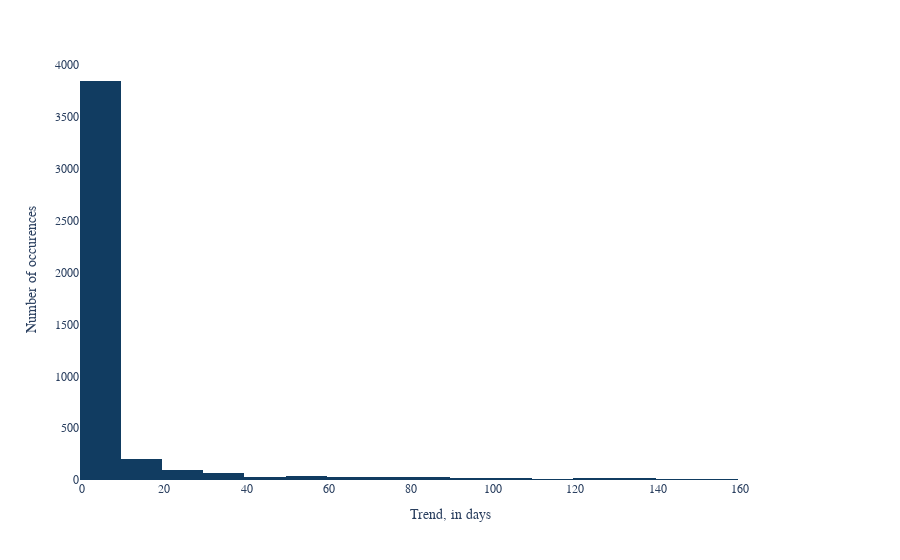

Here is the notebook cell this chart was saved with:
### Code cell
fig = px.histogram(df.trend, x = "trend", nbins = 25 , color_discrete_sequence = [ '#113c61'])
fig.update_layout(
    yaxis_title="Number of occurences",
    xaxis_title="Trend, in days",
    font=dict(
        family="Times New Roman"
    )
)
fig.update_layout(paper_bgcolor= 'rgb(255,255,255)', plot_bgcolor = 'rgb(255,255,255)')
fig.show()

### Figure 1 — Plotly figure (JSON) as saved in the notebook; plotly's stock layout.template omitted (floating-point values rounded to 4 significant figures; data arrays with more than 128 entries replaced by an {"elided": "..."} marker saying what was removed)
{"data": [{"alignmentgroup": "True", "bingroup": "x", "hovertemplate": "trend=%{x}<br>count=%{y}<extra></extra>", "legendgroup": "", "marker": {"color": "#113c61", "pattern": {"shape": ""}}, "name": "", "nbinsx": 25, "offsetgroup": "", "orientation": "v", "showlegend": false, "type": "histogram", "x": {"elided": "4477 int values"}, "xaxis": "x", "yaxis": "y"}], "layout": {"barmode": "relative", "font": {"family": "Times New Roman"}, "legend": {"tracegroupgap": 0}, "margin": {"t": 60}, "paper_bgcolor": "rgb(255,255,255)", "plot_bgcolor": "rgb(255,255,255)", "xaxis": {"anchor": "y", "domain": [0, 1], "title": {"text": "Trend, in days"}}, "yaxis": {"anchor": "x", "domain": [0, 1], "title": {"text": "Number of occurences"}}}}
